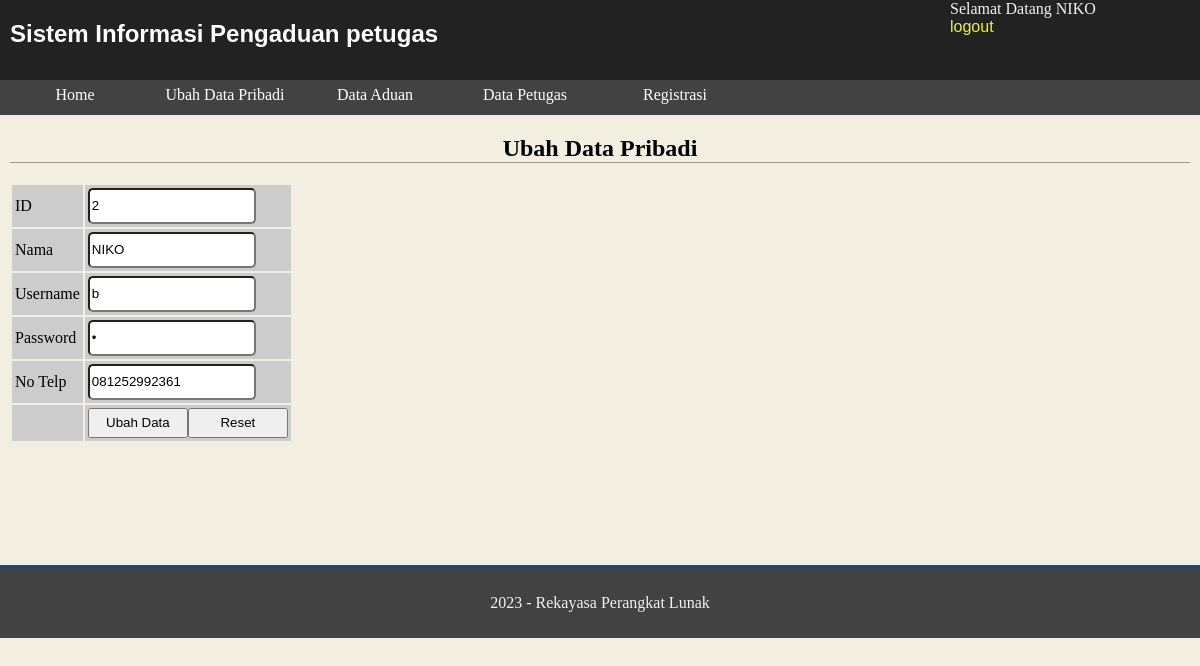
Page /petugas/ubahdata.php (signed in) on the committed database.
### tables this page shows
CREATE TABLE `petugas` (
  `id_petugas` int(11) NOT NULL,
  `nama_petugas` varchar(35) NOT NULL,
  `username` varchar(25) NOT NULL,
  `password` varchar(32) NOT NULL,
  `no_telp` varchar(15) NOT NULL,
  `level` enum('admin','petugas') NOT NULL
);

### petugas/ubahdata.php (the view, shortened to what this page needs)
<?php
include "../inc/koneksi.php";
$kueri_identitas = mysqli_query($konek, "SELECT * FROM petugas WHERE id_petugas =
'" . $_SESSION['ses_idpetugas'] . "'");
$data_identitas = mysqli_fetch_array($kueri_identitas);
?>
<!DOCTYPE html>
<html>
<head>
    <link rel="stylesheet" type="text/css" href="stylepetugas.css">
</head>
<body>
    <header>
        <h1>Sistem Informasi Pengaduan petugas</h1>
        <div class="identitas">Selamat Datang
            <?php echo $data_identitas[1]; ?><br>
            <a href="aksipetugas.php?a=logout">logout</a>
        </div>
    </header>
    <nav>
        <?php
        include("menu.php");
        ?>
    </nav>
    <div class="container">
        <div class="content">
            <h2>Ubah Data Pribadi</h2>
            <form name="f_ubahdata" method="post" action="aksipetugas.php?a=ubahdata" enctype="multipart/form-data">
                <table border="0">
                    <tr>
                        <td>ID</td>
                        <td><input type="text" name="id_petugas" readonly value="<?php echo
                            $data_identitas[0]; ?>" class="inputan"></td>
                    </tr>
                    <tr>
                        <td>Nama</td>
                        <td><input type="text" name="nama" value="<?php echo
                            $data_identitas[1]; ?>" class="inputan"></td>
                    </tr>
                    <tr>
                        <td>Username</td>
                        <td><input type="text" name="pengguna" value="<?php echo
                            $data_identitas[2]; ?>" class="inputan"></td>
                    </tr>
                    <tr>
                        <td>Password</td>
                        <td><input type="password" name="sandi" value="<?php echo
                            $data_identitas[3]; ?>" class="inputan"></td>
                    </tr>
                    <tr>
                        <td>No Telp</td>
                        <td><input type="text" name="telp" value="<?php echo
                            $data_identitas[4]; ?>" class="inputan"></td>
                    </tr>
                    <tr>
                        <td>&nbsp;</td>
                        <td><input type="submit" value="Ubah Data" class="tombol"><input type="reset" value="Reset"
                                class="tombol"></td>
                    </tr>
                </table>
            </form>
        </div>
    </div>
    <footer>
        <p>2023 - Rekayasa Perangkat Lunak</p>
    </footer>
</body>
</html>

### petugas/stylepetugas.css (style rules this page uses)
body { margin: 0; padding: 0; background: #F3EFE0; }
header { margin: 0; padding: 0; background: #222222; display: block; height: 80px; color: #f2f2f2; }
header h1 { margin: 0; padding: 20px 10px 10px 10px; font-size: 24px; font-family: Arial,Helvetica; width: 600px; float: left; color: #fff; }
nav { background: #434242; width: 100%; height: 35px; display: block; }
.container { width: 100%; clear: both; float: left; min-height: 450px; }
.content { margin: 10px; display: block; }
.content td { background: #ccc; height: 30px; padding: 3px; }
footer { clear: both; display: block; background: #434242; border-top: solid 3px #0c4b98; color: #f2f2f2; height: 50px; text-align: center; padding: 10px; }
h2 { text-align: center; border-bottom: solid 1px #999; }
.identitas { width: 250px; height: 100px; display: block; float: right; }
.identitas a, .identitas a:link, .identitas a:visited, .identitas a:active { text-decoration: none; color: #e9f531; font-size: 16px; font-family: Arial,Helvetica; }
.tombol { width: 100px; height: 30px; display: block; float: left; }
.inputan { width: 80%; height: 30px; border-radius: 5px; }

### rows in the picture
petugas: nama_petugas "NIKO", id_petugas "2", nama "NIKO", pengguna "b", telp "081252992361"
